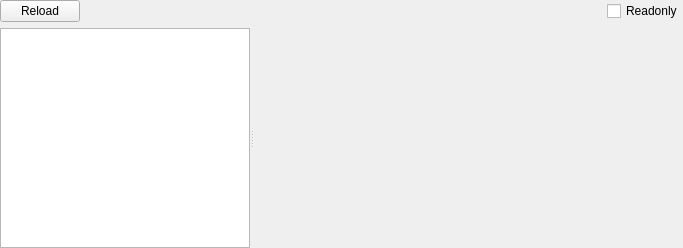
<?xml version="1.0" encoding="UTF-8"?>
<ui version="4.0">
 <class>LEWidget</class>
 <widget class="QWidget" name="LEWidget">
  <property name="geometry">
   <rect>
    <x>0</x>
    <y>0</y>
    <width>683</width>
    <height>248</height>
   </rect>
  </property>
  <property name="windowTitle">
   <string notr="true">LE</string>
  </property>
  <layout class="QVBoxLayout" name="verticalLayout">
   <property name="leftMargin">
    <number>0</number>
   </property>
   <property name="topMargin">
    <number>0</number>
   </property>
   <property name="rightMargin">
    <number>0</number>
   </property>
   <property name="bottomMargin">
    <number>0</number>
   </property>
   <item>
    <layout class="QHBoxLayout" name="horizontalLayout">
     <property name="sizeConstraint">
      <enum>QLayout::SetDefaultConstraint</enum>
     </property>
     <item>
      <widget class="QPushButton" name="pushButtonReload">
       <property name="text">
        <string>Reload</string>
       </property>
      </widget>
     </item>
     <item>
      <spacer name="horizontalSpacer">
       <property name="orientation">
        <enum>Qt::Horizontal</enum>
       </property>
       <property name="sizeHint" stdset="0">
        <size>
         <width>40</width>
         <height>20</height>
        </size>
       </property>
      </spacer>
     </item>
     <item>
      <widget class="QCheckBox" name="checkBoxReadonly">
       <property name="text">
        <string>Readonly</string>
       </property>
      </widget>
     </item>
    </layout>
   </item>
   <item>
    <widget class="QSplitter" name="splitter">
     <property name="orientation">
      <enum>Qt::Horizontal</enum>
     </property>
     <widget class="QTreeWidget" name="treeWidgetNavi">
      <property name="sizePolicy">
       <sizepolicy hsizetype="Fixed" vsizetype="Expanding">
        <horstretch>0</horstretch>
        <verstretch>0</verstretch>
       </sizepolicy>
      </property>
      <property name="maximumSize">
       <size>
        <width>250</width>
        <height>16777215</height>
       </size>
      </property>
      <attribute name="headerVisible">
       <bool>false</bool>
      </attribute>
      <column>
       <property name="text">
        <string notr="true">1</string>
       </property>
      </column>
     </widget>
     <widget class="QStackedWidget" name="stackedWidgetInfo">
      <widget class="QWidget" name="page_HEX">
       <layout class="QVBoxLayout" name="verticalLayout_2">
        <property name="spacing">
         <number>0</number>
        </property>
        <property name="leftMargin">
         <number>0</number>
        </property>
        <property name="topMargin">
         <number>0</number>
        </property>
        <property name="rightMargin">
         <number>0</number>
        </property>
        <property name="bottomMargin">
         <number>0</number>
        </property>
        <item>
         <widget class="QHexViewWidget" name="widgetHex" native="true"/>
        </item>
       </layout>
      </widget>
      <widget class="QWidget" name="page_Strings">
       <layout class="QVBoxLayout" name="verticalLayout_6">
        <property name="leftMargin">
         <number>0</number>
        </property>
        <property name="topMargin">
         <number>0</number>
        </property>
        <property name="rightMargin">
         <number>0</number>
        </property>
        <property name="bottomMargin">
         <number>0</number>
        </property>
        <item>
         <widget class="SearchStringsWidget" name="widgetStrings" native="true"/>
        </item>
       </layout>
      </widget>
      <widget class="QWidget" name="page_MemoryMap">
       <layout class="QVBoxLayout" name="verticalLayout_7">
        <property name="leftMargin">
         <number>0</number>
        </property>
        <property name="topMargin">
         <number>0</number>
        </property>
        <property name="rightMargin">
         <number>0</number>
        </property>
        <property name="bottomMargin">
         <number>0</number>
        </property>
        <item>
         <widget class="XMemoryMapWidget" name="widgetMemoryMap" native="true"/>
        </item>
       </layout>
      </widget>
      <widget class="QWidget" name="page_Entropy">
       <layout class="QVBoxLayout" name="verticalLayout_8">
        <property name="leftMargin">
         <number>0</number>
        </property>
        <property name="topMargin">
         <number>0</number>
        </property>
        <property name="rightMargin">
         <number>0</number>
        </property>
        <property name="bottomMargin">
         <number>0</number>
        </property>
        <item>
         <widget class="XEntropyWidget" name="widgetEntropy" native="true"/>
        </item>
       </layout>
      </widget>
      <widget class="QWidget" name="page_Detect">
       <layout class="QVBoxLayout" name="verticalLayout_9">
        <property name="leftMargin">
         <number>0</number>
        </property>
        <property name="topMargin">
         <number>0</number>
        </property>
        <property name="rightMargin">
         <number>0</number>
        </property>
        <property name="bottomMargin">
         <number>0</number>
        </property>
        <item>
         <widget class="HeurWidget" name="widgetHeuristicScan" native="true"/>
        </item>
       </layout>
      </widget>
      <widget class="QWidget" name="page_DOS_HEADER">
       <layout class="QVBoxLayout" name="verticalLayout_3">
        <property name="spacing">
         <number>0</number>
        </property>
        <property name="leftMargin">
         <number>0</number>
        </property>
        <property name="topMargin">
         <number>0</number>
        </property>
        <property name="rightMargin">
         <number>0</number>
        </property>
        <property name="bottomMargin">
         <number>0</number>
        </property>
        <item>
         <widget class="QTableWidget" name="tableWidget_DOS_HEADER">
          <property name="editTriggers">
           <set>QAbstractItemView::NoEditTriggers</set>
          </property>
          <property name="selectionMode">
           <enum>QAbstractItemView::SingleSelection</enum>
          </property>
          <property name="selectionBehavior">
           <enum>QAbstractItemView::SelectRows</enum>
          </property>
          <attribute name="horizontalHeaderVisible">
           <bool>false</bool>
          </attribute>
          <attribute name="verticalHeaderVisible">
           <bool>false</bool>
          </attribute>
          <attribute name="verticalHeaderDefaultSectionSize">
           <number>21</number>
          </attribute>
         </widget>
        </item>
        <item>
         <widget class="ToolsWidget" name="widgetHex_DOS_HEADER" native="true">
          <property name="maximumSize">
           <size>
            <width>16777215</width>
            <height>200</height>
           </size>
          </property>
         </widget>
        </item>
       </layout>
      </widget>
      <widget class="QWidget" name="page_VXD_HEADER">
       <layout class="QVBoxLayout" name="verticalLayout_5">
        <property name="spacing">
         <number>0</number>
        </property>
        <property name="leftMargin">
         <number>0</number>
        </property>
        <property name="topMargin">
         <number>0</number>
        </property>
        <property name="rightMargin">
         <number>0</number>
        </property>
        <property name="bottomMargin">
         <number>0</number>
        </property>
        <item>
         <widget class="QTableWidget" name="tableWidget_VXD_HEADER">
          <property name="editTriggers">
           <set>QAbstractItemView::NoEditTriggers</set>
          </property>
          <property name="selectionMode">
           <enum>QAbstractItemView::SingleSelection</enum>
          </property>
          <property name="selectionBehavior">
           <enum>QAbstractItemView::SelectRows</enum>
          </property>
          <attribute name="horizontalHeaderVisible">
           <bool>false</bool>
          </attribute>
          <attribute name="verticalHeaderVisible">
           <bool>false</bool>
          </attribute>
          <attribute name="verticalHeaderDefaultSectionSize">
           <number>21</number>
          </attribute>
         </widget>
        </item>
        <item>
         <widget class="ToolsWidget" name="widgetHex_VXD_HEADER" native="true">
          <property name="sizePolicy">
           <sizepolicy hsizetype="Preferred" vsizetype="Fixed">
            <horstretch>0</horstretch>
            <verstretch>0</verstretch>
           </sizepolicy>
          </property>
          <property name="maximumSize">
           <size>
            <width>16777215</width>
            <height>200</height>
           </size>
          </property>
         </widget>
        </item>
       </layout>
      </widget>
      <widget class="QWidget" name="page_OVERLAY">
       <layout class="QVBoxLayout" name="verticalLayout_4">
        <property name="spacing">
         <number>1</number>
        </property>
        <property name="leftMargin">
         <number>1</number>
        </property>
        <property name="topMargin">
         <number>1</number>
        </property>
        <property name="rightMargin">
         <number>1</number>
        </property>
        <property name="bottomMargin">
         <number>1</number>
        </property>
        <item>
         <widget class="ToolsWidget" name="widgetHex_OVERLAY" native="true"/>
        </item>
       </layout>
      </widget>
     </widget>
    </widget>
   </item>
  </layout>
 </widget>
 <customwidgets>
  <customwidget>
   <class>ToolsWidget</class>
   <extends>QWidget</extends>
   <header>toolswidget.h</header>
   <container>1</container>
  </customwidget>
  <customwidget>
   <class>QHexViewWidget</class>
   <extends>QWidget</extends>
   <header>qhexviewwidget.h</header>
   <container>1</container>
  </customwidget>
  <customwidget>
   <class>SearchStringsWidget</class>
   <extends>QWidget</extends>
   <header>searchstringswidget.h</header>
   <container>1</container>
  </customwidget>
  <customwidget>
   <class>XMemoryMapWidget</class>
   <extends>QWidget</extends>
   <header>xmemorymapwidget.h</header>
   <container>1</container>
  </customwidget>
  <customwidget>
   <class>XEntropyWidget</class>
   <extends>QWidget</extends>
   <header>xentropywidget.h</header>
   <container>1</container>
  </customwidget>
  <customwidget>
   <class>HeurWidget</class>
   <extends>QWidget</extends>
   <header>heurwidget.h</header>
   <container>1</container>
  </customwidget>
 </customwidgets>
 <resources/>
 <connections/>
</ui>
